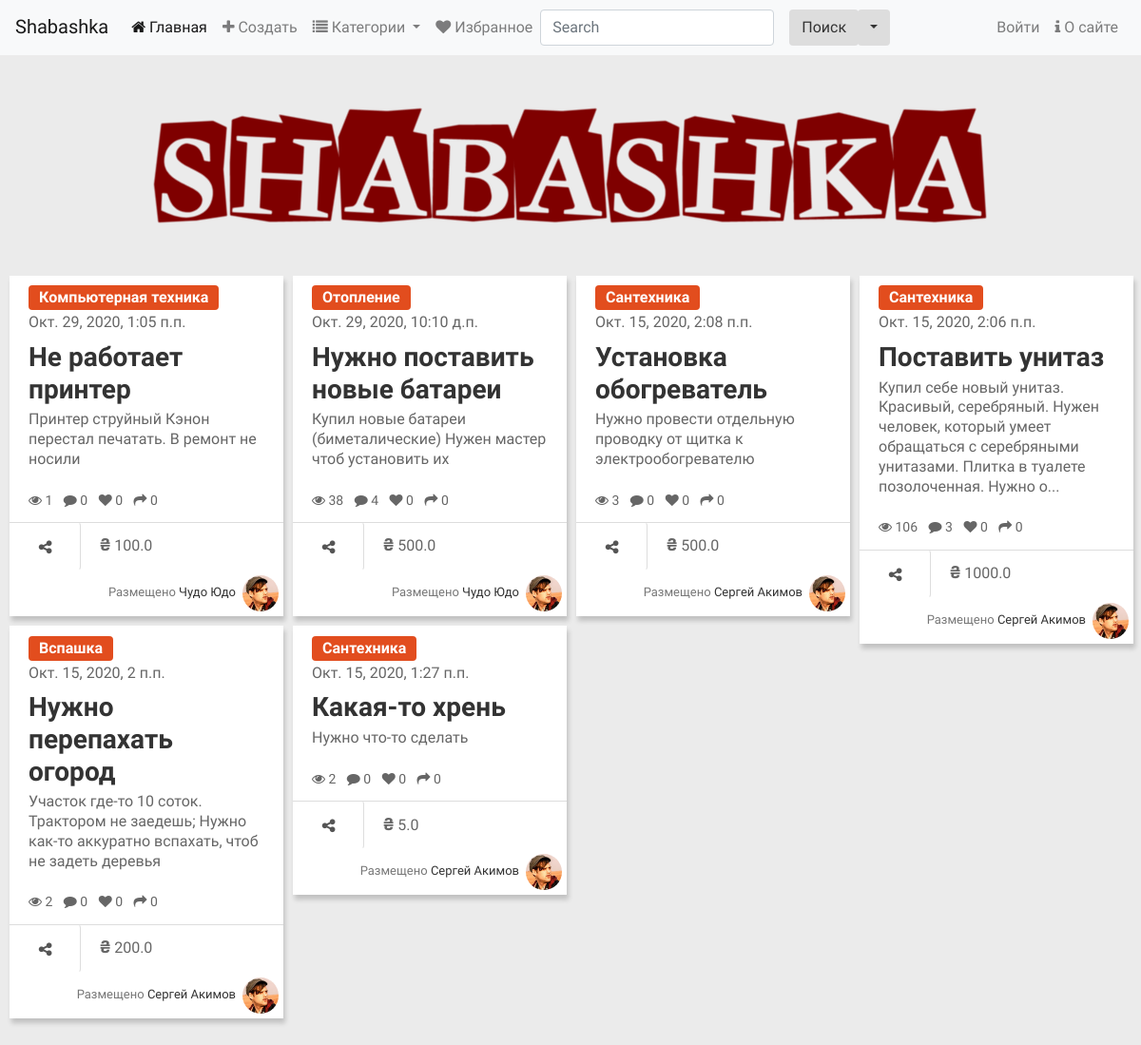
The page / on the database its author committed.
### main/models.py (models this page shows, shortened)
class Offer(models.Model):
    STATUS = [
        ('n', 'Новое'),
        ('a', 'Принято'),
        ('d', 'Выполнено')
    ]
    category = models.ForeignKey(SubCategory, on_delete=models.PROTECT, verbose_name="Категория")
    title = models.CharField(max_length=40, verbose_name="Предложение")
    content = models.TextField(verbose_name="Описание")
    price = models.FloatField(default=0, verbose_name="Цена")
    image = models.ImageField(blank=True, upload_to=get_timestamp_path, verbose_name="Фото")
    author = models.ForeignKey(ShaUser, on_delete=models.CASCADE, verbose_name="Автор")
    is_active = models.BooleanField(default=True, db_index=True, verbose_name="Активное")
    created = models.DateTimeField(auto_now_add=True, db_index=True, verbose_name="Опубликовано" )
    reviews = models.IntegerField(default=0, verbose_name="Просмотров")
    shared = models.IntegerField(default=0, verbose_name="Поделились")
    status = models.CharField(max_length=1, default='n', null=True, blank=True, db_index=True, choices=STATUS, verbose_name="Статус")
    class Meta:
        verbose_name = "Предложение"
        verbose_name_plural = "Предложения"
        ordering = ["-created"]

class Category(models.Model):
    name = models.CharField(max_length=20, unique=True, db_index=True, verbose_name="Название")
    order = models.SmallIntegerField(default=0, db_index=True, verbose_name="Порядок")
    super_category = models.ForeignKey('SuperCategory', on_delete=models.PROTECT, null=True, blank=True,
                                        verbose_name="Надкатегория")

class ShaUser(AbstractUser):
    is_activated = models.BooleanField(default=True, db_index=True, verbose_name="Активирован")
    send_message = models.BooleanField(default=True, db_index=True, verbose_name="Отправлять оповещения?")
    location = models.ForeignKey(LocationSettelment, on_delete=models.SET_NULL, null=True, blank=True, verbose_name="Населенный пункт" )
    class Meta(AbstractUser.Meta):
        pass

### main/views.py (the view)
# urls.py: path('', views.index, name="index"),
def index(request):
    offers = Offer.objects.all()
    paginator = Paginator(offers, 30)
    if 'page' in request.GET:
        page_num = request.GET['page']
    else:
        page_num = 1
    page = paginator.get_page(page_num)
    context = {"offers": offers, "page": page}
    return render(request, "main/index.html", context)

### main/models.py (called while the page is built)
    def get_queryset(self):
        return super().get_queryset().filter(super_category__isnull=False)

### main/templatetags/custom_tags.py (called while the page is built)
@register.simple_tag()
def limit_text(content):
    if len(content) > 150:
        return content[:150] + '...'
    else:
        return content

### main/templates/main/index.html (shortened to what this page needs)
{% extends 'main/layout.html' %}
{% load static %}
{% load bootstrap4 %}
{% load custom_tags %}
{% block body %}
<header>
	<div class="logo">
	  <a href="index.html"><img src="{% static 'main/images/logo.png' %}"></a>
	</div>
  </header>
	<div id="page-content" class="index-page">
		<div id="container">
			{% for offer in offers %}
			<div class="item">
				<div class="content-item">
					{% url 'main:detail' category_pk=offer.category.pk pk=offer.pk as url %}
					<a href="{% url 'main:by_category' pk=offer.category.pk %}" class="btn btn-small btn-{{offer.category.super_category.order}}">{{offer.category.name}}</a>
					<div class="time"> {{offer.created}}</div>
					<h3 class="title-item"><a href="{{url}}{{all}}">{{offer.title}}</a></h3>
					<p class="info">{% limit_text offer.content %}</p>
					<ul class="list-inline">
						<li class="list-inline-item"><i class="fa fa-eye"></i> {{ offer.reviews }} </li>
						<li class="list-inline-item"><i class="fa fa-comment"></i> {{offer.comment_set.count}}</li>
						<li class="list-inline-item"><i class="fa fa-heart"></i>  0</li>
						<li class="list-inline-item"><i class="fa fa-share"></i> {{offer.shared}}</li>
					</ul>
				</div>
				<div class="bottom-item">
					<a href="#" class="btn btn-share share"><i class="fa fa-share-alt"></i> </a>
					<span class="mx-3"><span class="uah">&#8372</span> {{offer.price}}</span>
					<span class="user f-right">Размещено
						<a href="{% url 'main:profile_by_id' pk=offer.author.pk %}">
							{% if offer.author.first_name and offer.author.last_name %}
							{{offer.author.first_name}} {{offer.author.last_name}}
							{% else %}
							{{offer.author}}
							{% endif %}
						</a><img src="{% static 'main/images/ava-1.jpg' %}" class="rounded-circle"></span>
				</div>
			</div>
	{% endfor %}
	</div>
	</div>
{% endblock %}

### main/static/main/css/style.css (style rules this page uses)
body { font-family: 'Ek Mukta', sans-serif;color: #666;background: #EBEBEB;font-size: 16px;line-height: 1.6em;font-weight: 400; }
html, body { width:100%; padding:0; }
html { -webkit-text-size-adjust: none; }
img { max-width:100%; height: auto;width: auto\9; }
h3 { font-size: 32px; }
h1,h2,h3,h4,h5,h6 { font-family: 'Roboto', sans-serif;font-weight: 600;color: #111; }
p { margin: 0 0 20px;line-height: 1.3; }
a { color: #333; -webkit-transition: all .2s ease-in-out; -moz-transition: all .2s ease-in-out; transition: all .2s ease-in-out; }
.f-right { float: right; }
header { text-align: center; }
.logo { margin: 40px 0; }
.index-page, .sub-page { margin: 20px 10px 60px; }
#page-content .item { background-color: #fff;width:220px;box-shadow: 2px 5px 5px 0 rgba(0, 0, 0, 0.18); }
#page-content .item img { padding: 0px;display: block;max-width: 100%; margin: 0 auto; }
#page-content .content-item { padding: 10px 20px; }
#page-content h3.title-item { font-family: 'Ek Mukta', sans-serif;font-size: 28px;margin: 7px 0 5px; }
#page-content .content-item ul { margin: 0;font-size: 14px; }
#page-content .bottom-item { border-top: 1px solid #ddd;min-height: 50px; }
#page-content .user { color: #777;font-size: 13px;line-height: 2.8;padding: 5px; }
#page-content .user img { width: 38px; height: 38px;float: right;display: inline-block;margin-left: 7px; }
.btn-small { color: #fff;padding: 0px 10px;font-weight: bold; }
.btn-share { font-weight: 500;color: #555;border-right: 1px solid #ddd;margin: 0;border-radius: none;height: 51px; width: 75px;margin-top: -1px;padding: 14px; }
.btn-0 { background-color: #E24D1E; }
.uah { font-weight: bold; font-size: large; }

### rows shown on the page
Offer: category.name "Компьютерная техника", created "Окт. 29, 2020, 1:05 п.п.", title "Не работает принтер", content "Принтер струйный Кэнон перестал печатать. В ремонт не носили", reviews "1", comment_set.count "0", shared "0", price "100.0", author.first_name "Чудо", author.last_name "Юдо"
Offer: category.name "Отопление", created "Окт. 29, 2020, 10:10 д.п.", title "Нужно поставить новые батареи", content "Купил новые батареи (биметалические) Нужен мастер чтоб установить их", reviews "38", comment_set.count "4", shared "0", price "500.0", author.first_name "Чудо", author.last_name "Юдо"
Offer: category.name "Сантехника", created "Окт. 15, 2020, 2:08 п.п.", title "Установка обогреватель", content "Нужно провести отдельную проводку от щитка к электрообогревателю", reviews "3", comment_set.count "0", shared "0", price "500.0", author.first_name "Сергей", author.last_name "Акимов"
Offer: category.name "Сантехника", created "Окт. 15, 2020, 2:06 п.п.", title "Поставить унитаз", content "Купил себе новый унитаз. Красивый, серебряный. Нужен человек, который умеет обращаться с серебряными унитазами. Плитка в туалете позолоченная. Нужно о...", reviews "106", comment_set.count "3", shared "0", price "1000.0", author.first_name "Сергей", author.last_name "Акимов"
Offer: category.name "Вспашка", created "Окт. 15, 2020, 2 п.п.", title "Нужно перепахать огород", content "Участок где-то 10 соток. Трактором не заедешь; Нужно как-то аккуратно вспахать, чтоб не задеть деревья", reviews "2", comment_set.count "0", shared "0", price "200.0", author.first_name "Сергей", author.last_name "Акимов"
Offer: category.name "Сантехника", created "Окт. 15, 2020, 1:27 п.п.", title "Какая-то хрень", content "Нужно что-то сделать", reviews "2", comment_set.count "0", shared "0", price "5.0", author.first_name "Сергей", author.last_name "Акимов"
